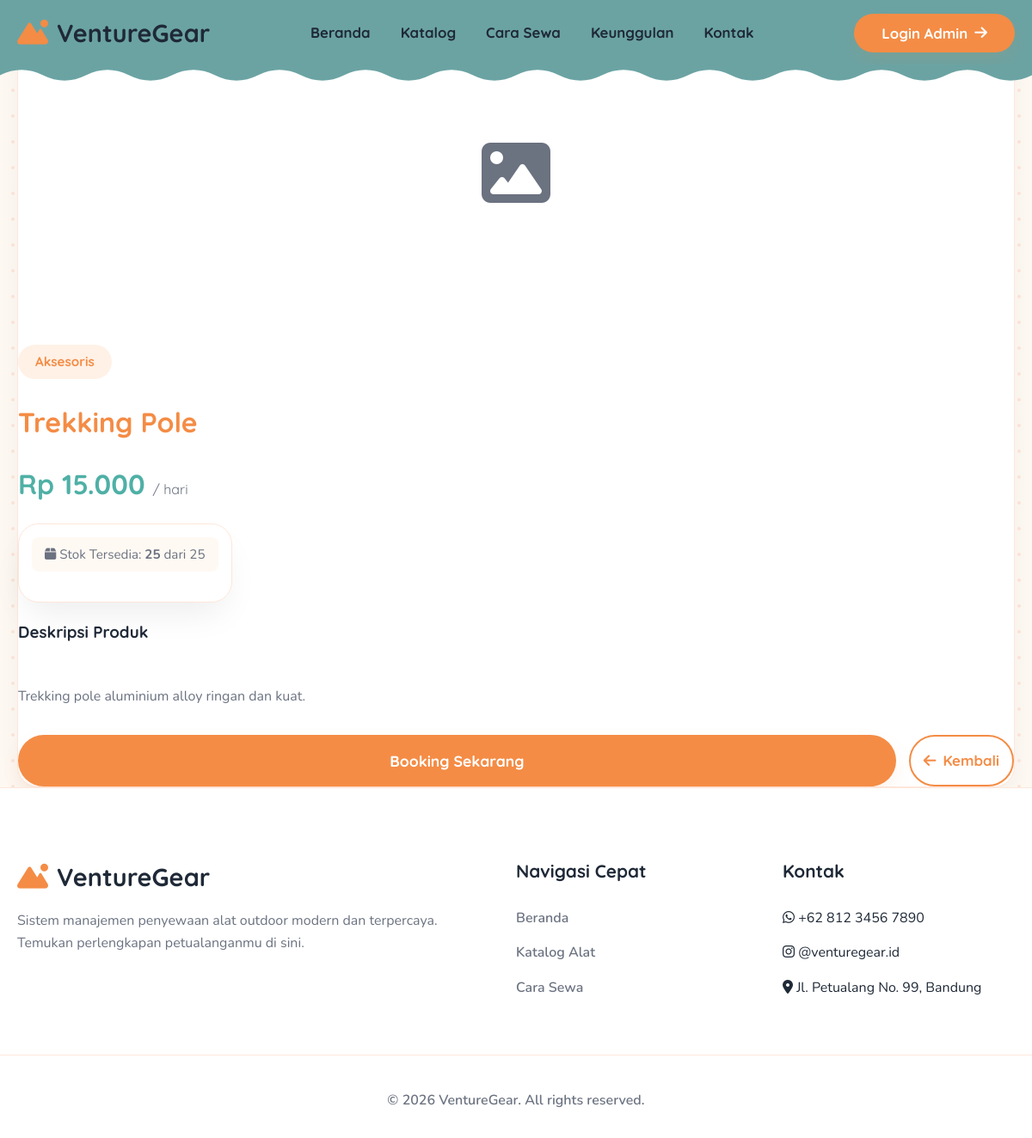
Screenshot of /detail.php?id=6 with the database file from the repository.
### tables this page shows
CREATE TABLE items (
    id INT AUTO_INCREMENT PRIMARY KEY,
    nama_barang VARCHAR(100) NOT NULL,
    deskripsi TEXT NOT NULL,
    kategori VARCHAR(50) NOT NULL,
    harga_sewa DECIMAL(10, 2) NOT NULL,
    gambar VARCHAR(255) NOT NULL,
    stok_total INT NOT NULL,
    stok_tersedia INT NOT NULL,
    status ENUM('tersedia', 'habis', 'nonaktif') DEFAULT 'tersedia',
    created_at TIMESTAMP DEFAULT CURRENT_TIMESTAMP
);

### includes/functions.php (called while the page is built, shortened)
<?php
function formatRupiah($angka){
	$hasil_rupiah = "Rp " . number_format($angka,0,',','.');
	return $hasil_rupiah;
}
function e($string) {
    return htmlspecialchars($string, ENT_QUOTES, 'UTF-8');
}
?>

### detail.php (the view, shortened to what this page needs)
<?php
require_once 'config/db.php';
require_once 'includes/functions.php';
$id = $_GET['id'];
$stmt = $pdo->prepare("SELECT * FROM items WHERE id = ? AND status != 'nonaktif'");
$stmt->execute([$id]);
$item = $stmt->fetch(PDO::FETCH_ASSOC);
include 'includes/header.php';
?>
<div class="container reveal">
    <div class="detail-container glass-card">
        <div class="detail-img-wrap">
            <?php
            $img_path = "assets/uploads/items/" . $item['gambar'];
            if(!file_exists($img_path) || empty($item['gambar'])) {
                echo '<div style="width:100%; height:400px; background:var(--card-dark); display:flex; align-items:center; justify-content:center; color:var(--text-muted);"><i class="fa-solid fa-image fa-5x"></i></div>';
            } else {
                echo '<img src="'.$img_path.'" alt="'.e($item['nama_barang']).'">';
            }
            ?>
        </div>
        <div class="detail-info">
            <div class="badge mb-2"><?php echo e($item['kategori']); ?></div>
            <h1 class="text-gradient"><?php echo e($item['nama_barang']); ?></h1>
            <div class="item-price" style="font-size: 2rem; margin: 20px 0;">
                <?php echo formatRupiah($item['harga_sewa']); ?>
                <span style="font-size: 1rem; color: var(--text-muted); font-weight: normal;">/ hari</span>
            </div>
            <div class="glass-card" style="padding: 15px; margin-bottom: 20px; display: inline-block;">
                <div class="item-stock">
                    <i class="fa-solid fa-box"></i> Stok Tersedia: <strong><?php echo $item['stok_tersedia']; ?></strong> dari <?php echo $item['stok_total']; ?>
                </div>
            </div>
            <h3 class="mb-2">Deskripsi Produk</h3>
            <p class="text-muted" style="white-space: pre-line; line-height: 1.8; margin-bottom: 30px;">
                <?php echo e($item['deskripsi']); ?>
            </p>
            <div style="display: flex; gap: 15px;">
                <?php if($item['stok_tersedia'] > 0): ?>
                    <a href="booking.php?item_id=<?php echo $item['id']; ?>" class="btn-primary glow-btn" style="flex: 1; text-align: center; font-size: 1.1rem; padding: 15px;">Booking Sekarang</a>
                <?php else: ?>
                    <button class="btn-primary" style="flex: 1; background: #555; cursor: not-allowed; padding: 15px;" disabled>Stok Habis</button>
                <?php endif; ?>
                <a href="katalog.php" class="btn-secondary" style="padding: 15px;"><i class="fa-solid fa-arrow-left"></i> Kembali</a>
            </div>
        </div>
    </div>
</div>
<?php include 'includes/footer.php'; ?>

### assets/css/style.css (style rules this page uses)
:root { --primary: #f48c45; --primary-hover: #e07931; --secondary: #4fb0a6; --accent: #f4cf45; --accent-blue: #458af4; --bg-light: #fff9f3; --card-bg: #ffffff; --text-dark: #1f2937; --text-muted: #6b7280; --border-color: #fee7db; --shadow-sm: 0 4px 6px -1px rgba(0, 0, 0, 0.05); --shadow-md: 0 10px 25px -5px rgba(244, 140, 69, 0.15); --shadow-lg: 0 20px 40px -10px rgba(0, 0, 0, 0.08); --font-primary: "Nunito", sans-serif; --font-heading: "Quicksand", sans-serif; --border-radius-lg: 24px; --border-radius-md: 16px; --border-radius-pill: 50px; }
* { margin: 0; padding: 0; box-sizing: border-box; }
body { font-family: var(--font-primary); background-color: var(--bg-light); color: var(--text-dark); line-height: 1.6; overflow-x: hidden; position: relative; background-image: radial-gradient(var(--border-color) 2px, transparent 2px); background-size: 30px 30px; }
h1, h2, h3, h4, h5, h6 { font-family: var(--font-heading); color: var(--text-dark); }
a { text-decoration: none; color: var(--primary); transition: all 0.3s ease; }
.glass-card { background: var(--card-bg); border-radius: var(--border-radius-lg); box-shadow: var(--shadow-lg); border: 1px solid var(--border-color); }
.container { max-width: 1200px; margin: 0 auto; padding: 0 20px; }
.text-gradient { color: var( --primary ); }
.text-muted { color: var(--text-muted); }
.mb-2 { margin-bottom: 1rem; }
.btn-primary { background: var(--primary); color: white; padding: 12px 32px; border: none; border-radius: var(--border-radius-pill); font-family: var(--font-heading); font-weight: 700; font-size: 1.05rem; cursor: pointer; transition: all 0.3s cubic-bezier(0.25, 0.8, 0.25, 1); display: inline-flex; align-items: center; justify-content: center; gap: 8px; box-shadow: var(--shadow-md); }
.btn-secondary { background: white; border: 2px solid var(--primary); color: var(--primary); padding: 10px 30px; border-radius: var(--border-radius-pill); font-family: var(--font-heading); font-weight: 700; font-size: 1.05rem; cursor: pointer; transition: all 0.3s ease; display: inline-flex; align-items: center; justify-content: center; gap: 8px; }
.badge { background: #fff1e6; color: var(--primary); padding: 8px 20px; border-radius: var(--border-radius-pill); font-size: 0.95rem; font-weight: 700; display: inline-block; margin-bottom: 25px; font-family: var(--font-heading); }
.item-price { font-size: 1.6rem; font-weight: 800; font-family: var(--font-heading); color: var(--secondary); margin-bottom: 20px; }
.item-stock { font-size: 0.95rem; color: var(--text-muted); margin-bottom: 20px; background: var(--bg-light); padding: 8px 15px; border-radius: 8px; text-align: center; }

### rows the page displays
items: kategori "Aksesoris", nama_barang "Trekking Pole", harga_sewa "Rp 15.000", stok_tersedia "25", stok_total "25", deskripsi "Trekking pole aluminium alloy ringan dan kuat."
